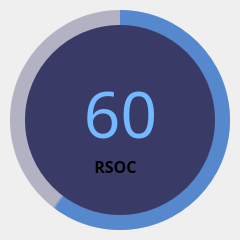
   <widget class="QFrame" name="circularProgressBar_Main_SOC">
    <property name="geometry">
     <rect>
      <x>590</x>
      <y>20</y>
      <width>240</width>
      <height>240</height>
     </rect>
    </property>
    <property name="styleSheet">
     <string notr="true">background-color: none;</string>
    </property>
    <property name="frameShape">
     <enum>QFrame::NoFrame</enum>
    </property>
    <property name="frameShadow">
     <enum>QFrame::Raised</enum>
    </property>
    <widget class="QFrame" name="circularProgressSOC">
     <property name="geometry">
      <rect>
       <x>10</x>
       <y>10</y>
       <width>220</width>
       <height>220</height>
      </rect>
     </property>
     <property name="styleSheet">
      <string notr="true">QFrame{
	border-radius: 110px;	
	background-color: qconicalgradient(cx:0.5, cy:0.5, angle:90, stop:0.400 rgba(85, 170, 255, 255), stop:0.395 rgba(255, 255, 255, 0));
}</string>
     </property>
     <property name="frameShape">
      <enum>QFrame::StyledPanel</enum>
     </property>
     <property name="frameShadow">
      <enum>QFrame::Raised</enum>
     </property>
    </widget>
    <widget class="QFrame" name="circularBg_SOC">
     <property name="geometry">
      <rect>
       <x>10</x>
       <y>10</y>
       <width>220</width>
       <height>220</height>
      </rect>
     </property>
     <property name="styleSheet">
      <string notr="true">QFrame{
	border-radius: 110px;	
	background-color: rgba(85, 85, 127, 100);
}</string>
     </property>
     <property name="frameShape">
      <enum>QFrame::StyledPanel</enum>
     </property>
     <property name="frameShadow">
      <enum>QFrame::Raised</enum>
     </property>
    </widget>
    <widget class="QFrame" name="circularContainer_SOC">
     <property name="geometry">
      <rect>
       <x>25</x>
       <y>25</y>
       <width>190</width>
       <height>190</height>
      </rect>
     </property>
     <property name="baseSize">
      <size>
       <width>0</width>
       <height>0</height>
      </size>
     </property>
     <property name="styleSheet">
      <string notr="true">QFrame{
	border-radius: 95px;	
	background-color: rgb(58, 58, 102);
}</string>
     </property>
     <property name="frameShape">
      <enum>QFrame::StyledPanel</enum>
     </property>
     <property name="frameShadow">
      <enum>QFrame::Raised</enum>
     </property>
     <widget class="QLabel" name="labelSOC">
      <property name="geometry">
       <rect>
        <x>60</x>
        <y>130</y>
        <width>61</width>
        <height>20</height>
       </rect>
      </property>
      <property name="font">
       <font>
        <family>PlutoSansW04-Bold</family>
        <pointsize>12</pointsize>
        <weight>9</weight>
        <italic>false</italic>
        <bold>false</bold>
       </font>
      </property>
      <property name="styleSheet">
       <string notr="true">font: 75 12pt &quot;PlutoSansW04-Bold&quot;;</string>
      </property>
      <property name="text">
       <string>&lt;html&gt;&lt;head/&gt;&lt;body&gt;&lt;p&gt;&lt;span style=&quot; font-size:12pt; font-weight:600;&quot;&gt;RSOC&lt;/span&gt;&lt;/p&gt;&lt;/body&gt;&lt;/html&gt;</string>
      </property>
      <property name="alignment">
       <set>Qt::AlignCenter</set>
      </property>
     </widget>
     <widget class="QLabel" name="labelPercentageSOC">
      <property name="geometry">
       <rect>
        <x>0</x>
        <y>40</y>
        <width>191</width>
        <height>96</height>
       </rect>
      </property>
      <property name="font">
       <font>
        <family>PlutoSansW04-Bold</family>
        <pointsize>48</pointsize>
        <weight>9</weight>
        <italic>false</italic>
        <bold>false</bold>
       </font>
      </property>
      <property name="styleSheet">
       <string notr="true">color: rgb(115, 185, 255); padding: 0px; background-color: none;
font: 75 48pt &quot;PlutoSansW04-Bold&quot;;</string>
      </property>
      <property name="text">
       <string>&lt;html&gt;&lt;head/&gt;&lt;body&gt;&lt;p align=&quot;center&quot;&gt;60&lt;/p&gt;&lt;/body&gt;&lt;/html&gt;</string>
      </property>
      <property name="alignment">
       <set>Qt::AlignCenter</set>
      </property>
      <property name="indent">
       <number>-1</number>
      </property>
     </widget>
    </widget>
   </widget>
